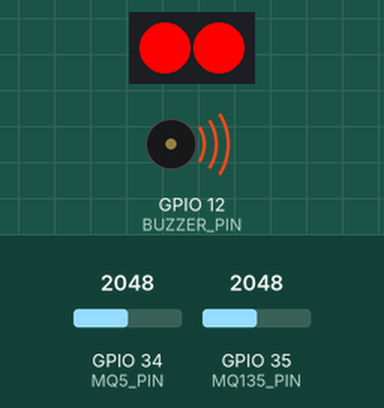
A sketch run on a simulated ESP32. On the bench: 2 RGB LEDs in strip order, left to right, buzzer (waves = sounding, pin HIGH). The inputs (shaded band) are chosen by the test bench; at power-on: GPIO 34 (MQ5_PIN) = 2048, GPIO 35 (MQ135_PIN) = 2048. WiFi joins after 1.5 s; servers stay silent unless stated; uploads are accepted with an empty reply; what the sketch prints to the serial monitor is not drawn.

Above: at 2.05 s.
At 2.15 s:
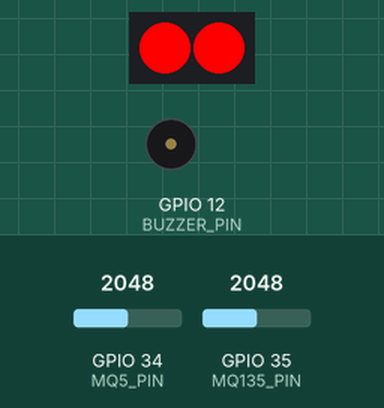
At 2.46 s:
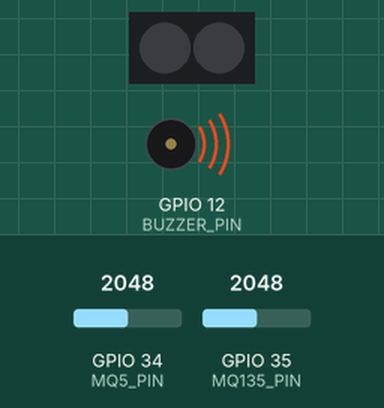
At 2.56 s:
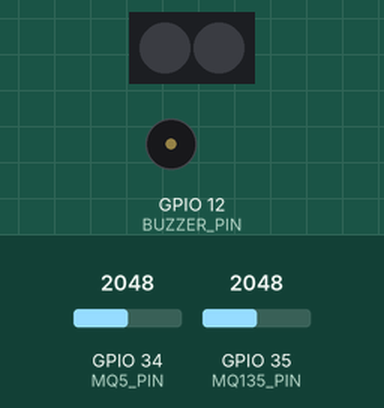
Timing chart, 0 to 5.0 s (numbered marks = the images above):
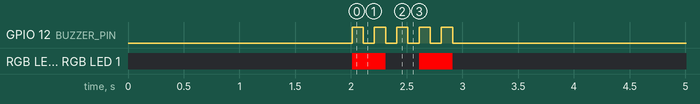

The sketch:

CleanAirSentinel.ino
```cpp
#include <Wire.h>
#include <Adafruit_Sensor.h>
#include <Adafruit_NeoPixel.h>
#include <WiFi.h>
#include <HTTPClient.h>
#include <Base64.h>
#include <ThingerESP32.h>

#define USERNAME ""
#define DEVICE_ID ""
#define DEVICE_CREDENTIAL ""

ThingerESP32 thing(USERNAME, DEVICE_ID, DEVICE_CREDENTIAL);

#define MQ135_PIN 35
#define MQ5_PIN 34
#define NEOPIXEL_PIN 14
#define BUZZER_PIN 12
#define NUMPIXELS 2
#define RL 10.0 // Valor de la resistencia de carga en kOhms
#define VCC 3.3 // Voltaje de la fuente
#define RO 1.81 // Resistencia en aire limpio (calculada)

// Credenciales Wi-Fi
const char* ssid = "";
const char* password = "";

// Credenciales Twilio
const char* twilioAccountSID = "";
const char* twilioAuthToken = "";
const char* fromNumber = "whatsapp:14155238886";

// Lista de números de teléfono
const char* toNumbers[] = {
  "whatsapp:"
};
const int numNumbers = sizeof(toNumbers) / sizeof(toNumbers[0]);

Adafruit_NeoPixel pixels(NUMPIXELS, NEOPIXEL_PIN, NEO_GRB + NEO_KHZ800);

bool alertSent = false;

void setup() {
  Serial.begin(115200);
  pinMode(MQ135_PIN, INPUT);
  pinMode(MQ5_PIN, INPUT);
  pinMode(BUZZER_PIN, OUTPUT);
  pixels.begin();
  pixels.show();

  WiFi.begin(ssid, password);
  while (WiFi.status() != WL_CONNECTED) {
    delay(1000);
    Serial.println("Conectando a WiFi...");
  }
  Serial.println("Conectado a WiFi");

  thing.add_wifi(ssid, password);

  thing["sensor_data"] >> [](pson & out){
    float voltage_mq135 = readSensor(MQ135_PIN);
    float ppm_mq135 = getPPM(voltage_mq135) * 100;
    out["voltage_mq135"] = voltage_mq135;
    out["ppm_mq135"] = ppm_mq135;

    float voltage_mq5 = readSensor(MQ5_PIN);
    float ppm_mq5 = getPPM(voltage_mq5) * 100;
    out["voltage_mq5"] = voltage_mq5;
    out["ppm_mq5"] = ppm_mq5;
  };
}

float readSensor(int pin) {
  int sensorValue = analogRead(pin);
  float voltage = sensorValue / 4096.0 * 3.3;
  return voltage;
}

float getPPM(float voltage) {
  if (voltage == 0) { return 0.1; }
  voltage = abs(voltage);
  float rs = (VCC - voltage) * RL / voltage;
  float ratio = rs / RO;
  float ppm = pow(10, ((log10(ratio) - log10(1)) / -0.32));

  Serial.print("Voltaje: ");
  Serial.println(voltage);
  Serial.print("PPM Calculado: ");
  Serial.println(ppm);

  return ppm;
}

void sendWhatsAppMessage() {
  if (WiFi.status() == WL_CONNECTED) {
    HTTPClient http;
    String message = "¡Alerta de fuga de gas detectada!";
    String url = "https://api.twilio.com/2010-04-01/Accounts/" + String(twilioAccountSID) + "/Messages.json";
    String auth = "Basic " + base64::encode(String(twilioAccountSID) + ":" + String(twilioAuthToken));

    for (int i = 0; i < numNumbers; i++) {
      String toNumber = toNumbers[i];
      http.begin(url);
      http.addHeader("Authorization", auth);
      http.addHeader("Content-Type", "application/x-www-form-urlencoded");

      String payload = "To=" + toNumber + "&From=" + String(fromNumber) + "&Body=" + message;

      int httpResponseCode = http.POST(payload);
      if (httpResponseCode > 0) {
        String response = http.getString();
        Serial.println(httpResponseCode);
        Serial.println(response);
      } else {
        Serial.print("Error en el envío del mensaje: ");
        Serial.println(httpResponseCode);
      }
      http.end();
    }
  }
}

void activateAlert() {
  Serial.println("¡Alerta fuga de gas detectada!");
  for (int j = 0; j < 5; j++) {
    for (int i = 0; i < NUMPIXELS; i++) {
      pixels.setPixelColor(i, pixels.Color(255, 0, 0));
    }
    pixels.show();
    digitalWrite(BUZZER_PIN, HIGH);
    delay(100);
    for (int i = 0; i < NUMPIXELS; i++) {
      pixels.setPixelColor(i, pixels.Color(0, 0, 0));
    }
    pixels.show();
    digitalWrite(BUZZER_PIN, LOW);
    delay(100);
  }
  sendWhatsAppMessage();
}

void loop() {
  thing.handle();

  float voltage_mq135 = readSensor(MQ135_PIN);
  float ppm_mq135 = getPPM(voltage_mq135) * 100;
  float voltage_mq5 = readSensor(MQ5_PIN);
  float ppm_mq5 = getPPM(voltage_mq5) * 100;

  if ((voltage_mq135 < 1.75 || voltage_mq5 < 2.25) && !alertSent) {
    activateAlert();
    alertSent = true;
  } else if (voltage_mq135 >= 1.75 && voltage_mq5 >= 2.25) {
    Serial.println("No hay fuga");
    for (int i = 0; i < NUMPIXELS; i++) {
      pixels.setPixelColor(i, pixels.Color(0, 255, 0));
    }
    pixels.show();
    digitalWrite(BUZZER_PIN, LOW);
    alertSent = false;
  }

  delay(1000);
}
```

Measured:
- by itself, GPIO 12 (BUZZER_PIN): alternates HIGH for 0.10 s and LOW for 0.10 s, 10 changes in all, then stays LOW
- by itself, RGB LED 0, RGB LED 1: alternates RGB(255, 0, 0) for 0.30 s and off for 0.30 s, 4 changes in all, then stays off
